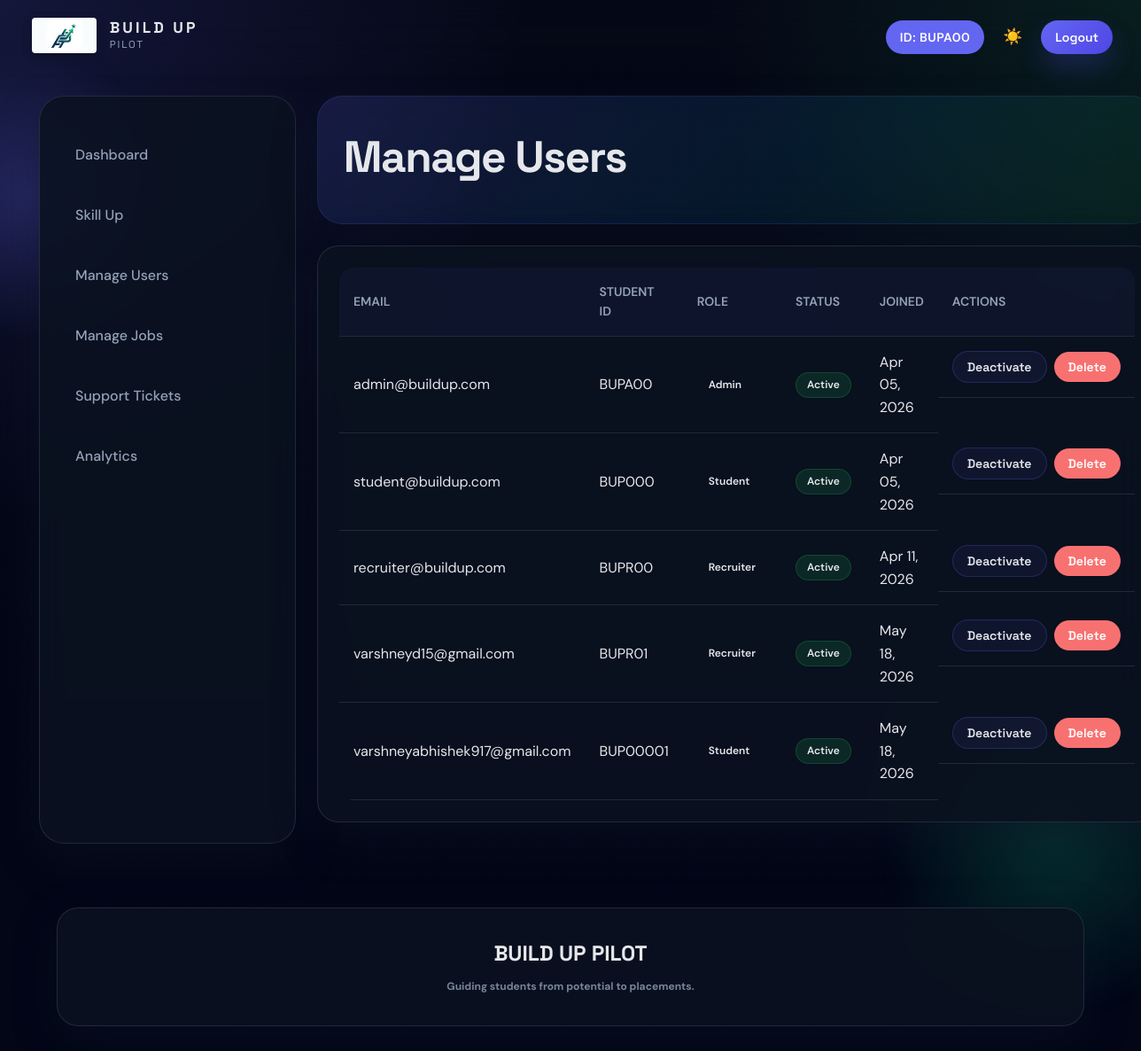
/admin/manage-users (signed in), run on an earlier commit of the app's database.
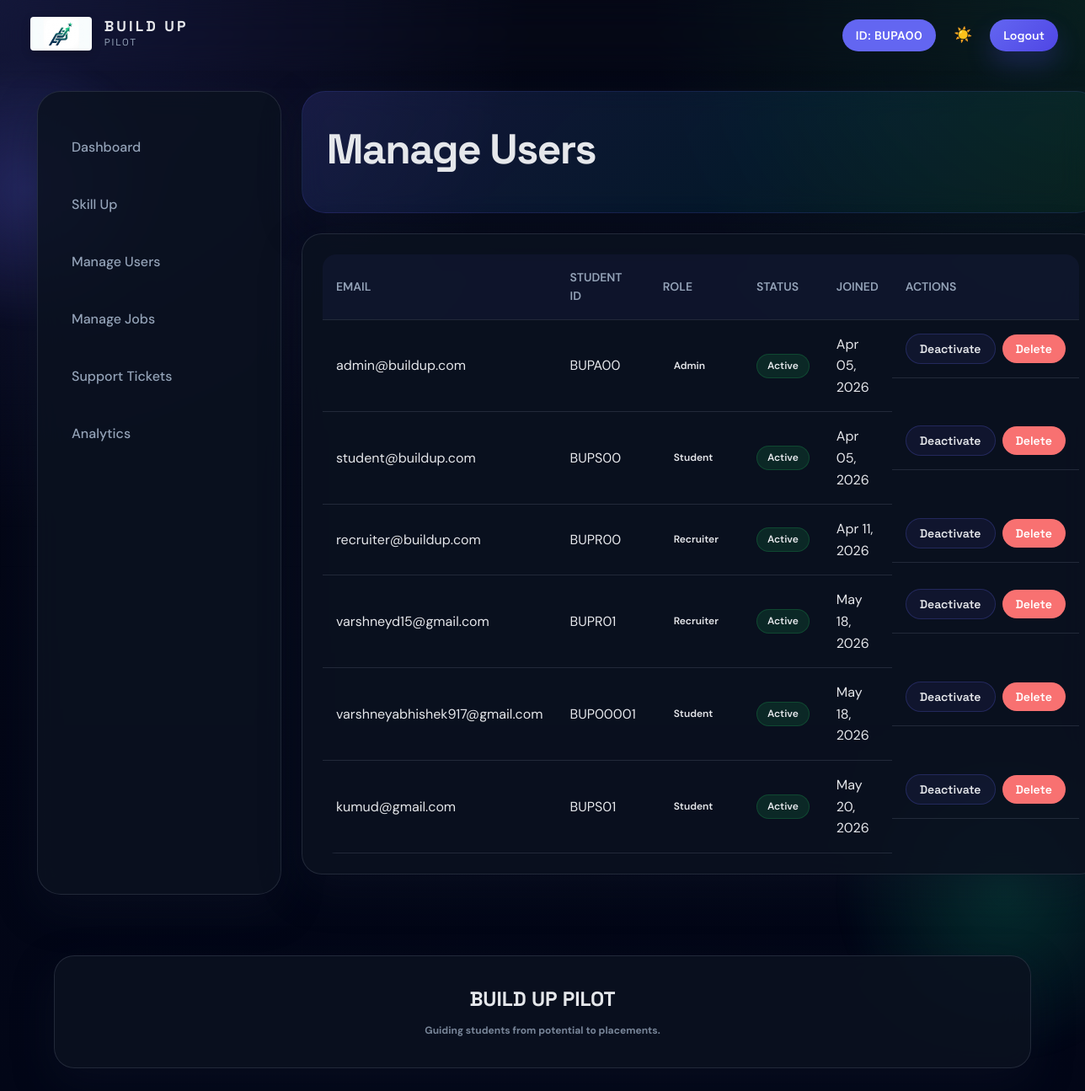
And on a later commit of the database.
### models.py (models this page shows, shortened)
class User(UserMixin, db.Model):
    __tablename__ = 'users'
    id = db.Column(db.Integer, primary_key=True)
    student_id = db.Column(db.String(20), unique=True)
    email = db.Column(db.String(120), unique=True, nullable=False)
    password_hash = db.Column(db.String(60), nullable=False)
    role = db.Column(db.String(20), nullable=False, default='student')
    mobile = db.Column(db.String(15))
    otp = db.Column(db.String(6))
    otp_expires = db.Column(db.DateTime)
    is_verified = db.Column(db.Boolean, default=False)
    created_at = db.Column(db.DateTime, default=datetime.utcnow)
    active = db.Column(db.Boolean, default=True)
    company_id = db.Column(db.String(100))
    company_id_image_path = db.Column(db.String(200))
    company_id_status = db.Column(db.String(20), default='pending_verification')
    company_id_verified_at = db.Column(db.DateTime)
    company_id_verified_by = db.Column(db.Integer, db.ForeignKey('users.id'))
    company_name = db.Column(db.String(120))
    recruiter_request_email = db.Column(db.String(120))
    recruiter_request_otp = db.Column(db.String(6))
    recruiter_request_otp_expires = db.Column(db.DateTime)
    recruiter_request_decline_count = db.Column(db.Integer, default=0)
    recruiter_request_last_submitted_at = db.Column(db.DateTime)
    recruiter_request_last_notification = db.Column(db.Text)
    profile_image_path = db.Column(db.String(200))
    first_name = db.Column(db.String(50))
    last_name = db.Column(db.String(50))
    profession = db.Column(db.String(100))
    linkedin = db.Column(db.String(200))
    github = db.Column(db.String(200))
    aadhaar_number = db.Column(db.String(12))
    is_aadhaar_verified = db.Column(db.Boolean, default=False)
    @property
    def is_active(self):
        return self.active
    profile = db.relationship('StudentProfile', backref='user', uselist=False)
    applications = db.relationship('Application', backref='user')
    tickets = db.relationship('SupportTicket', backref='user')
    skill_tests = db.relationship('SkillTest', backref='user')

### routes.py (the view)
@admin.route('/manage-users')
@login_required
@role_required('admin')
def manage_users():
    users = User.query.all()
    return render_template('admin/users.html', users=users)

### app.py (called while the page is built)
@login_manager.user_loader
def load_user(user_id):
    from models import User
    return User.query.get(int(user_id))

### routes.py (called while the page is built)
def role_required(*roles):
    def decorator(f):
        @wraps(f)
        def decorated_function(*args, **kwargs):
            if not current_user.is_authenticated or current_user.role not in roles:
                flash('Access denied. Insufficient permissions.', 'danger')
                return redirect(url_for('auth.login'))
            if (
                current_user.role == 'recruiter'
                and 'recruiter' in roles
                and not _is_recruiter_admin_approved(current_user)
                and request.endpoint != 'recruiter.profile'
            ):
                flash('Your recruiter access is waiting for admin approval.', 'warning')
                return redirect(url_for('recruiter.profile'))
            return f(*args, **kwargs)
        return decorated_function
    return decorator

### templates/admin/users.html
{% extends 'base.html' %}
{% block content %}
<div class="dashboard">
    <aside class="sidebar">
        <ul class="sidebar-menu">
            <li><a href="{{ url_for('admin.dashboard') }}">Dashboard</a></li>
            <li><a href="{{ url_for('admin.code_spirit_monitoring') }}">Skill Up</a></li>
            <li><a href="{{ url_for('admin.manage_users') }}">Manage Users</a></li>
            <li><a href="{{ url_for('admin.manage_jobs') }}">Manage Jobs</a></li>
            <li><a href="{{ url_for('admin.manage_tickets') }}">Support Tickets</a></li>
            <li><a href="{{ url_for('admin.analytics') }}">Analytics</a></li>
        </ul>
    </aside>
    <main class="main-content">
        <div class="page-header">
            <h1 style="color: white !important;">Manage Users</h1>
        </div>
        <div class="card">
            <table class="table">
                <thead>
                    <tr>
                        <th>Email</th>
                        <th>Student ID</th>
                        <th>Role</th>
                        <th>Status</th>
                        <th>Joined</th>
                        <th>Actions</th>
                    </tr>
                </thead>
                <tbody>
                    {% for user in users %}
                        <tr>
                            <td>{{ user.email }}</td>
                            <td>{{ user.student_id or 'N/A' }}</td>
                            <td><span class="badge badge-{{ user.role }}" style="text-transform: capitalize;">{{ user.role }}</span></td>
                            <td><span class="badge badge-{{ 'offered' if user.is_active else 'rejected' }}">{{ 'Active' if user.is_active else 'Inactive' }}</span></td>
                            <td>{{ user.created_at.strftime('%b %d, %Y') }}</td>
                            <td class="actions-inline">
                                <form action="{{ url_for('admin.toggle_user_status', user_id=user.id) }}" method="POST" style="display:inline;">
                                    <button class="btn btn-sm btn-outline" {% if user.id == current_user.id %}disabled{% endif %}>
                                        {{ 'Deactivate' if user.is_active else 'Activate' }}
                                    </button>
                                </form>
                                <form action="{{ url_for('admin.delete_user', user_id=user.id) }}" method="POST" style="display:inline;" onsubmit="return confirm('Delete this user and related data? This cannot be undone.');">
                                    <button class="btn btn-sm btn-danger" {% if user.id == current_user.id %}disabled{% endif %}>Delete</button>
                                </form>
                            </td>
                        </tr>
                    {% endfor %}
                </tbody>
            </table>
        </div>
    </main>
</div>
{% endblock %}

### templates/base.html (shortened to what this page needs)
<!DOCTYPE html>
<html lang="en">
<head>
    <link rel="stylesheet" href="{{ url_for('static', filename='css/style.css') }}?v={{ 123456 }}">
    <link rel="stylesheet" href="{{ url_for('static', filename='css/header.css') }}">
    <link rel="stylesheet" href="{{ url_for('static', filename='css/password-toggle.css') }}">
</head>
<body class="portal-body">
    <div class="portal-bg portal-bg-two"></div>
    <div class="portal-site-shell">
        <header class="app-header">
            <div class="header-left">
                <a href="{{ url_for('main.index') }}" class="logo">
                    <img src="{{ url_for('static', filename='Image/buildup-logo.jpeg') }}" alt="Build Up Pilot" />
                </a>
            </div>
            <div class="header-right">
                {% if current_user.is_authenticated and current_user.student_id %}
                <span class="student-id-chip">
                    ID: {{ current_user.student_id }}
                </span>
                {% endif %}
                <button id="themeToggle" class="theme-toggle-btn" type="button" aria-label="Toggle theme" title="Toggle dark/light mode">
                    <span id="iconLight" class="icon-theme">☀️</span>
                </button>
                {% if current_user.is_authenticated %}
                    <a href="{{ url_for('auth.logout') }}" class="btn btn-sm btn-success">Logout</a>
                {% elif request.endpoint in ['auth.login', 'auth.signup', 'auth.register'] %}
                {% else %}
                    <a href="{{ url_for('auth.login') }}" class="btn btn-sm btn-outline">Login</a>
                    <a href="{{ url_for('auth.signup') }}" class="btn btn-sm btn-primary">Sign up</a>
                {% endif %}
            </div>
        </header>
        {% block content %}{% endblock %}
        <footer class="footer">
            <div class="container">
                <div class="branding">
                    <div>BUILD UP PILOT</div>
                <small>Guiding students from potential to placements.</small>
                </div>
            </div>
        </footer>
    </div>
</body>
</html>

### static/css/header.css (style rules this page uses)
.app-header { display: flex; justify-content: space-between; align-items: center; padding: 1rem 2rem; background: rgba(var(--bg-rgb), 0.95); backdrop-filter: blur(20px); border-bottom: 1px solid rgba(var(--border-rgb), 0.3); position: sticky; top: 0; z-index: 100; box-shadow: 0 2px 20px rgba(0, 0, 0, 0.1); }
.header-left .logo img { height: 40px; width: auto; }
.header-right { display: flex; align-items: center; gap: 0.75rem; }
.theme-toggle-btn { background: none; border: 1px solid rgba(var(--border-rgb), 0.3); border-radius: 50%; width: 40px; height: 40px; display: flex; align-items: center; justify-content: center; cursor: pointer; color: var(--text); transition: all 0.2s ease; font-size: 1.1rem; }
.student-id-chip { background: var(--primary); color: white; padding: 0.5rem 1rem; border-radius: 20px; font-size: 0.875rem; font-weight: 600; text-transform: uppercase; letter-spacing: 0.5px; }
.btn-sm { padding: 0.5rem 1rem; font-size: 0.875rem; }

What changed in the data, as far as the page shows it:
changed User "student@buildup.com": student "BUP000" → "BUPS00"
added User: email "kumud@gmail.com", student "BUPS01", role "Student", active "Active", created_at "May 20, 2026", active "Deactivate"
